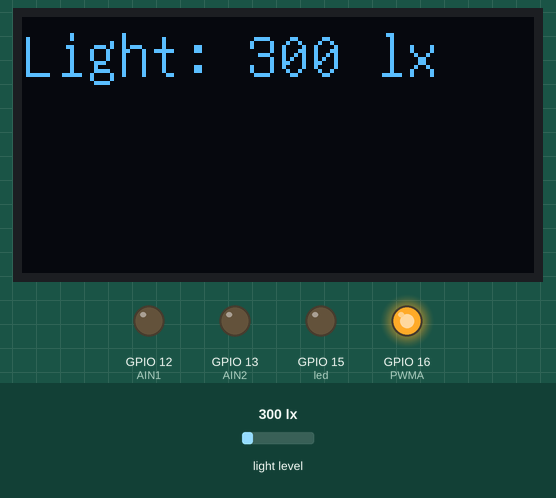
This sketch was run on a simulated ESP8266 (NodeMCU). Parts: 128×64 one-colour display, output pins drawn as LEDs (lit = HIGH). Wiring (inferred from the names in the program): BH1750 light sensor at I2C address 0x23. Inputs (shaded band) come from the test bench; at power-on: light level 300 lx. WiFi joins after 1.5 s; servers stay silent unless stated; no MQTT or app messages arrive unless stated; what the sketch prints to the serial monitor is not drawn.

Above: at 2.8 s.
2.9 s: light level set to 40 lx
At 4.1 s:
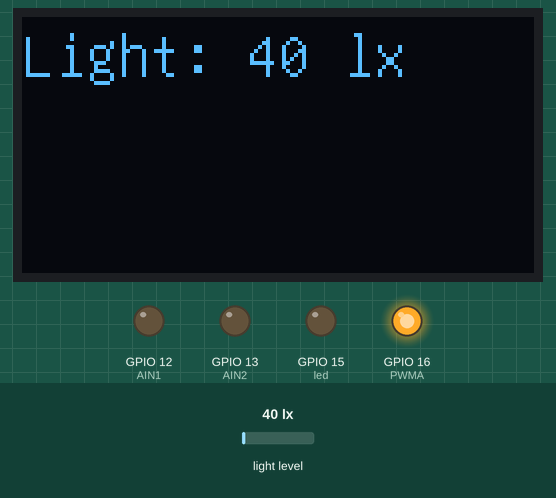
4.4 s: light level set to 500 lx
At 5.4 s:
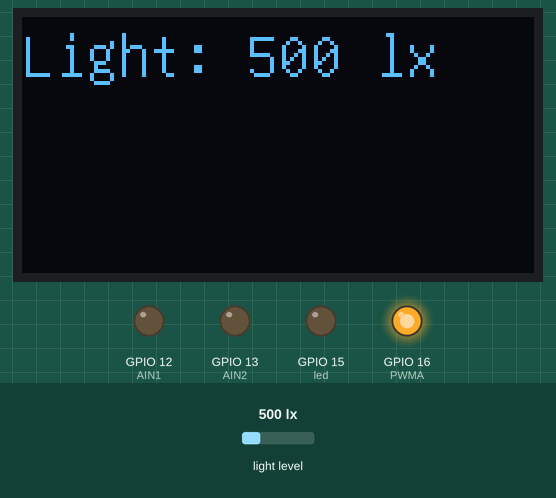
7.7 s: light level set to 1000 lx
At 8.4 s:
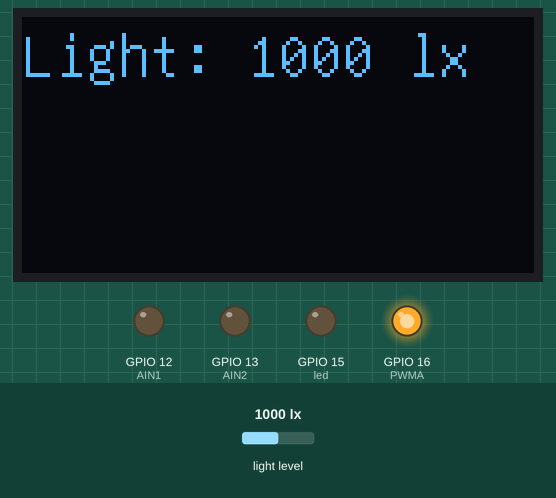
Timing chart, 0 to 10.7 s (numbered marks = the images above; inputs shaded):
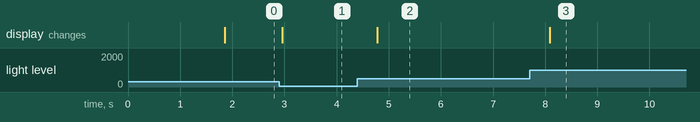

Measured:
- after the input at 2.9 s, the display: changes after 0.05 s (image 1)
- after the input at 4.4 s, the display: changes after 0.38 s (image 2)
- after the input at 7.7 s, the display: changes after 0.39 s (image 3)

The sketch:

light.ino
```cpp
//光：两个遮阳帘电机控制（也可以1个遮阳帘），LED补光灯（12V，两根线），光传感器（排针5）
#include <Arduino.h>
#include <ESP8266WiFi.h>  //esp8266;
#include <PubSubClient.h>
#include <string.h>
#include <stdio.h>
#include "DHT.h"
#include <U8g2lib.h>
#include <math.h>
#include <Wire.h>
#include <Ticker.h>

#define BH1750_ADDRESS_LOW      0x23
#define BH1750_ADDRESS_HIGH     0x5C
#define BH1750_ADDRESS          BH1750_ADDRESS_LOW
#define ADDR 0b0100011    // I2C 设备地址

int i=0;

U8G2_SSD1306_128X64_NONAME_F_SW_I2C u8g2(U8G2_R0, 14, 2, U8X8_PIN_NONE);


String clientId = "esp8266-" + WiFi.macAddress();
const char *ssid = "wdf";  // 输入你的WiFi名称
const char *password = "12345678";  // 输入你的WiFi密码
const char *mqtt_broker = "114.55.89.187";  //输入你的无线局域网适配器IPv4地址
const int mqtt_port = 1883;  //默认为1883
const char *a="123";

// I2C 引脚定义
const int BH1750_SDA = 5;
const int BH1750_SCL = 4;

// u8g2显示屏定义
const int u8g2_SDA = 2;
const int u8g2_SCL = 14;
//电机定义
const int AIN1 = 12;
const int AIN2 = 13;
const int PWMA =16;
const int led = 15;
// 查询码

// 函数声明
void BH1750_Init();
int Read_BH1750();
void updateu8g2(const String &val);
void callback(char *topic, byte *payload, unsigned int length);
WiFiClient espClient;
PubSubClient client(espClient);


void setup() {
  pinMode(AIN1,OUTPUT);
  pinMode(AIN2,OUTPUT);
  pinMode(PWMA,OUTPUT);
  pinMode(led,OUTPUT);
    digitalWrite(AIN1, LOW);
    digitalWrite(AIN2, LOW);
    digitalWrite(PWMA, HIGH);
    digitalWrite(led, LOW);
  Serial.begin(4800); // 频段
  WiFi.begin(ssid, password);
  u8g2.begin();
  BH1750_Init();  // 初始化BH1750光照传感器

    while (WiFi.status() != WL_CONNECTED) {
        delay(500);
        Serial.println("Connecting to WiFi..");
    }
    Serial.println("Connected to the WiFi network");
    client.setServer(mqtt_broker, mqtt_port);
//将内置的回调函数指向我们的回调函数进行处理
    client.setCallback(callback);
        while (!client.connected()) {
        Serial.println("Connecting to public emqx mqtt broker.....");
        if (client.connect(clientId.c_str())) {
            Serial.println("Public emqx mqtt broker connected");
        } else {
            Serial.print("failed with state ");
            Serial.print(client.state());
            delay(2000);
        }
    }
    //subscribe 订阅
    client.subscribe("Control");


}


void loop() {


char publish1[128];

// 读取光照度数值

String val = String(Read_BH1750()); // 假设 Read_BH1750 返回的是整数值

// 使用 snprintf 构建 JSON 字符串
snprintf(publish1, sizeof(publish1),
          "{\"Light\":\"%s\"}",
           val.c_str());


  client.publish("mqtt135", publish1);
  Serial.println(publish1);
   Serial.println("------------------------------");

    Serial.print("Light Intensity: ");
    Serial.println(val);
    Serial.print(" lx");
    // 在u8g2屏幕上显示数据
  updateu8g2(val);
//清空数组
//    memset(sensorData, 0, sizeof(sensorData));
//    memset(publish1, 0, sizeof(publish1));


  client.loop();
   delay(200);
}


// updateu8g2 函数，现在接受额外的参数来显示温度、湿度、pH和电导率
void updateu8g2(const String &val) {
    u8g2.firstPage();
    u8g2.setFont(u8g2_font_unifont_t_symbols);
    do {
        u8g2.clearBuffer(); // 清除当前缓冲区
        u8g2.setCursor(0, 15); // 根据需要设置文本起始位置
        u8g2.print("Light: ");
        u8g2.print(val);
        u8g2.print(" lx");
        // 继续添加其他数据的显示逻辑
    } while (u8g2.nextPage());
}

// BH1750_Init 初始化BH1750光照传感器
void BH1750_Init() {
    // 发送初始化命令到BH1750
    Wire.begin(BH1750_SDA,BH1750_SCL);  // Wire.begin(SDA_PIN, SCL_PIN); // 初始化 I2C 通信并指定 SDA 和 SCL 引脚
    Wire.beginTransmission(ADDR);
    Wire.write(0b00000001);

    Wire.endTransmission();
}

// Read_BH1750 从BH1750读取光照度
int Read_BH1750() {
    int val = 0;

    Wire.beginTransmission(ADDR);
    Wire.write(0x10);
    Wire.endTransmission();

    Wire.beginTransmission(ADDR);
    Wire.write(0b00100000);
    Wire.endTransmission();
    delay(120);
    /*计算光照*/
    Wire.requestFrom(ADDR, 2);      //每次 2byte
    for (val = 0; Wire.available() >= 1; ) {
        char c = Wire.read();
        val = (val << 8) + (c & 0xFF);
    }
    val = val / 1.2;

    return val;
}
void callback(char *topic, byte *payload, unsigned int length) {

    Serial.print("Message arrived in topic: ");
    Serial.println(topic);
    Serial.print("Message:");
    String message;
    for (int i = 0; i < length; i++) {
        message = message + (char) payload[i];  // convert *byte to string
    }
    Serial.print(message);
//以下为点灯判断

if (message == "[\"led_off\"]") {
            digitalWrite(led, LOW);// 灯 off


    }
    if (message == "[\"led_on\"]") {
            digitalWrite(led, HIGH);// 灯 on


    }
    if (message == "[\"sun_off\"]"&&i==1) {
            digitalWrite(AIN1, HIGH);// 电机 off
            digitalWrite(AIN2, LOW);// 电机 off
            delay(2000);
            digitalWrite(AIN1, LOW);// 电机 off
            digitalWrite(AIN1, LOW);// 电机 off
            i=0;

    }

    if (message == "[\"sun_on\"]"&&i==0){

       digitalWrite(AIN2, HIGH);// 电机 on
       digitalWrite(AIN1, LOW);// 电机 on
       delay(2000);
        digitalWrite(AIN2, LOW);// 电机 on
        digitalWrite(AIN1, LOW);// 电机 on
       i=1;

      }

    Serial.println();
    Serial.println("-----------------------");
}
```
